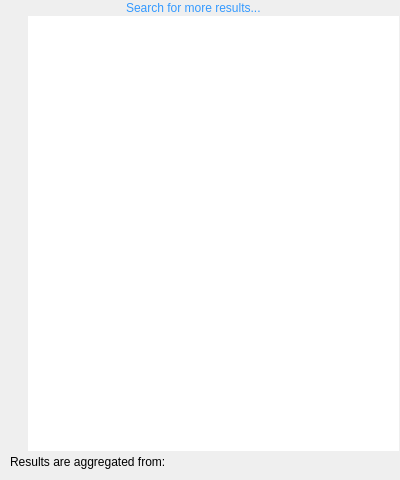
<?xml version="1.0" encoding="UTF-8"?>
<ui version="4.0">
 <class>SearchDialog</class>
 <widget class="QWidget" name="SearchDialog">
  <property name="geometry">
   <rect>
    <x>0</x>
    <y>0</y>
    <width>400</width>
    <height>480</height>
   </rect>
  </property>
  <property name="sizePolicy">
   <sizepolicy hsizetype="Preferred" vsizetype="Expanding">
    <horstretch>0</horstretch>
    <verstretch>0</verstretch>
   </sizepolicy>
  </property>
  <property name="sizeIncrement">
   <size>
    <width>0</width>
    <height>2</height>
   </size>
  </property>
  <property name="windowTitle">
   <string notr="true">Form</string>
  </property>
  <layout class="QVBoxLayout" name="verticalLayout_4" stretch="1,2,2,2,1">
   <property name="spacing">
    <number>0</number>
   </property>
   <property name="leftMargin">
    <number>0</number>
   </property>
   <property name="topMargin">
    <number>0</number>
   </property>
   <property name="rightMargin">
    <number>1</number>
   </property>
   <property name="bottomMargin">
    <number>1</number>
   </property>
   <item>
    <layout class="QHBoxLayout" name="hl_searchMore">
     <property name="spacing">
      <number>0</number>
     </property>
     <property name="rightMargin">
      <number>4</number>
     </property>
     <item>
      <spacer name="hs_left_searchMore">
       <property name="orientation">
        <enum>Qt::Horizontal</enum>
       </property>
       <property name="sizeHint" stdset="0">
        <size>
         <width>1</width>
         <height>1</height>
        </size>
       </property>
      </spacer>
     </item>
     <item>
      <widget class="QLabel" name="iconSearchMore">
       <property name="sizePolicy">
        <sizepolicy hsizetype="Fixed" vsizetype="Fixed">
         <horstretch>0</horstretch>
         <verstretch>0</verstretch>
        </sizepolicy>
       </property>
       <property name="maximumSize">
        <size>
         <width>24</width>
         <height>24</height>
        </size>
       </property>
       <property name="pixmap">
        <pixmap resource="../Player/player.qrc">:/icons/search</pixmap>
       </property>
       <property name="scaledContents">
        <bool>true</bool>
       </property>
      </widget>
     </item>
     <item>
      <widget class="QLabel" name="labelSearchMore">
       <property name="sizePolicy">
        <sizepolicy hsizetype="Fixed" vsizetype="Fixed">
         <horstretch>0</horstretch>
         <verstretch>0</verstretch>
        </sizepolicy>
       </property>
       <property name="text">
        <string>&lt;a href='#more' style='text-decoration: none; color:#3399FF;'&gt;Search for more results...&lt;/a&gt;</string>
       </property>
       <property name="margin">
        <number>4</number>
       </property>
      </widget>
     </item>
     <item>
      <spacer name="hs_right_searchMore">
       <property name="orientation">
        <enum>Qt::Horizontal</enum>
       </property>
       <property name="sizeHint" stdset="0">
        <size>
         <width>1</width>
         <height>1</height>
        </size>
       </property>
      </spacer>
     </item>
     <item>
      <widget class="QPushButton" name="closeButton">
       <property name="maximumSize">
        <size>
         <width>16</width>
         <height>16</height>
        </size>
       </property>
       <property name="text">
        <string/>
       </property>
       <property name="icon">
        <iconset resource="../Player/player.qrc">
         <normaloff>:/icons/config/close_tabs_hover.png</normaloff>:/icons/config/close_tabs_hover.png</iconset>
       </property>
       <property name="flat">
        <bool>true</bool>
       </property>
      </widget>
     </item>
    </layout>
   </item>
   <item>
    <layout class="QHBoxLayout" name="horizontalLayout">
     <property name="spacing">
      <number>0</number>
     </property>
     <property name="sizeConstraint">
      <enum>QLayout::SetNoConstraint</enum>
     </property>
     <item>
      <layout class="QVBoxLayout" name="verticalLayout_2">
       <property name="spacing">
        <number>0</number>
       </property>
       <property name="leftMargin">
        <number>4</number>
       </property>
       <property name="rightMargin">
        <number>4</number>
       </property>
       <item>
        <widget class="QLabel" name="iconArtists">
         <property name="maximumSize">
          <size>
           <width>32</width>
           <height>32</height>
          </size>
         </property>
         <property name="pixmap">
          <pixmap resource="../Player/player.qrc">:/icons/artist</pixmap>
         </property>
         <property name="scaledContents">
          <bool>true</bool>
         </property>
        </widget>
       </item>
       <item>
        <spacer name="verticalSpacer_4">
         <property name="orientation">
          <enum>Qt::Vertical</enum>
         </property>
         <property name="sizeHint" stdset="0">
          <size>
           <width>20</width>
           <height>40</height>
          </size>
         </property>
        </spacer>
       </item>
      </layout>
     </item>
     <item>
      <widget class="QListView" name="_artists">
       <property name="frameShape">
        <enum>QFrame::NoFrame</enum>
       </property>
       <property name="verticalScrollBarPolicy">
        <enum>Qt::ScrollBarAlwaysOff</enum>
       </property>
       <property name="horizontalScrollBarPolicy">
        <enum>Qt::ScrollBarAlwaysOff</enum>
       </property>
       <property name="sizeAdjustPolicy">
        <enum>QAbstractScrollArea::AdjustToContents</enum>
       </property>
       <property name="editTriggers">
        <set>QAbstractItemView::NoEditTriggers</set>
       </property>
       <property name="resizeMode">
        <enum>QListView::Adjust</enum>
       </property>
      </widget>
     </item>
    </layout>
   </item>
   <item>
    <layout class="QHBoxLayout" name="horizontalLayout_2">
     <property name="spacing">
      <number>0</number>
     </property>
     <property name="sizeConstraint">
      <enum>QLayout::SetNoConstraint</enum>
     </property>
     <item>
      <layout class="QVBoxLayout" name="verticalLayout_3">
       <property name="spacing">
        <number>0</number>
       </property>
       <property name="leftMargin">
        <number>4</number>
       </property>
       <property name="rightMargin">
        <number>4</number>
       </property>
       <item>
        <widget class="QLabel" name="iconAlbums">
         <property name="maximumSize">
          <size>
           <width>32</width>
           <height>32</height>
          </size>
         </property>
         <property name="pixmap">
          <pixmap resource="../Player/player.qrc">:/icons/album</pixmap>
         </property>
         <property name="scaledContents">
          <bool>true</bool>
         </property>
        </widget>
       </item>
       <item>
        <spacer name="verticalSpacer_3">
         <property name="orientation">
          <enum>Qt::Vertical</enum>
         </property>
         <property name="sizeHint" stdset="0">
          <size>
           <width>20</width>
           <height>40</height>
          </size>
         </property>
        </spacer>
       </item>
      </layout>
     </item>
     <item>
      <widget class="QListView" name="_albums">
       <property name="frameShape">
        <enum>QFrame::NoFrame</enum>
       </property>
       <property name="verticalScrollBarPolicy">
        <enum>Qt::ScrollBarAlwaysOff</enum>
       </property>
       <property name="horizontalScrollBarPolicy">
        <enum>Qt::ScrollBarAlwaysOff</enum>
       </property>
       <property name="sizeAdjustPolicy">
        <enum>QAbstractScrollArea::AdjustToContents</enum>
       </property>
       <property name="editTriggers">
        <set>QAbstractItemView::NoEditTriggers</set>
       </property>
       <property name="resizeMode">
        <enum>QListView::Adjust</enum>
       </property>
      </widget>
     </item>
    </layout>
   </item>
   <item>
    <layout class="QHBoxLayout" name="horizontalLayout_4">
     <property name="sizeConstraint">
      <enum>QLayout::SetNoConstraint</enum>
     </property>
     <item>
      <layout class="QVBoxLayout" name="verticalLayout">
       <property name="spacing">
        <number>0</number>
       </property>
       <property name="leftMargin">
        <number>4</number>
       </property>
       <property name="rightMargin">
        <number>4</number>
       </property>
       <item>
        <widget class="QLabel" name="iconTracks">
         <property name="maximumSize">
          <size>
           <width>32</width>
           <height>32</height>
          </size>
         </property>
         <property name="pixmap">
          <pixmap resource="../Player/player.qrc">:/icons/track</pixmap>
         </property>
         <property name="scaledContents">
          <bool>true</bool>
         </property>
        </widget>
       </item>
       <item>
        <spacer name="verticalSpacer">
         <property name="orientation">
          <enum>Qt::Vertical</enum>
         </property>
         <property name="sizeHint" stdset="0">
          <size>
           <width>20</width>
           <height>40</height>
          </size>
         </property>
        </spacer>
       </item>
      </layout>
     </item>
     <item>
      <widget class="QListView" name="_tracks">
       <property name="frameShape">
        <enum>QFrame::NoFrame</enum>
       </property>
       <property name="verticalScrollBarPolicy">
        <enum>Qt::ScrollBarAlwaysOff</enum>
       </property>
       <property name="horizontalScrollBarPolicy">
        <enum>Qt::ScrollBarAlwaysOff</enum>
       </property>
       <property name="sizeAdjustPolicy">
        <enum>QAbstractScrollArea::AdjustToContents</enum>
       </property>
       <property name="editTriggers">
        <set>QAbstractItemView::NoEditTriggers</set>
       </property>
       <property name="resizeMode">
        <enum>QListView::Adjust</enum>
       </property>
      </widget>
     </item>
    </layout>
   </item>
   <item>
    <widget class="QWidget" name="aggregated" native="true">
     <property name="sizePolicy">
      <sizepolicy hsizetype="Preferred" vsizetype="Fixed">
       <horstretch>0</horstretch>
       <verstretch>0</verstretch>
      </sizepolicy>
     </property>
     <layout class="QVBoxLayout" name="verticalLayout_5">
      <property name="spacing">
       <number>4</number>
      </property>
      <property name="leftMargin">
       <number>10</number>
      </property>
      <property name="topMargin">
       <number>4</number>
      </property>
      <property name="rightMargin">
       <number>0</number>
      </property>
      <property name="bottomMargin">
       <number>0</number>
      </property>
      <item>
       <widget class="QLabel" name="labelAggregated">
        <property name="text">
         <string>Results are aggregated from:</string>
        </property>
       </widget>
      </item>
      <item>
       <layout class="QHBoxLayout" name="sources_layout">
        <item>
         <spacer name="aggregatedRightSpacer">
          <property name="orientation">
           <enum>Qt::Horizontal</enum>
          </property>
          <property name="sizeHint" stdset="0">
           <size>
            <width>10</width>
            <height>10</height>
           </size>
          </property>
         </spacer>
        </item>
       </layout>
      </item>
     </layout>
    </widget>
   </item>
  </layout>
 </widget>
 <resources>
  <include location="../Player/player.qrc"/>
 </resources>
 <connections/>
</ui>
